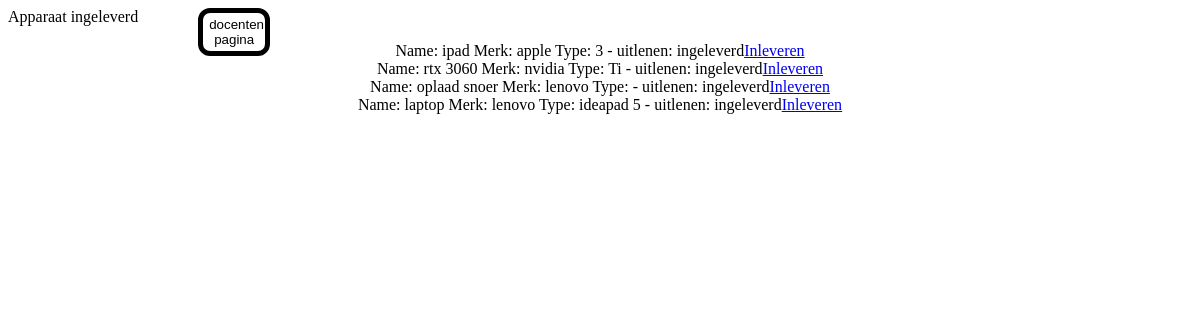
/retour.php, run on the app's committed database.
### tables this page shows
CREATE TABLE `apparaten` (
  `id` int(100) NOT NULL,
  `naam` text NOT NULL,
  `merk` text NOT NULL,
  `type` text NOT NULL,
  `uitgeleend` text NOT NULL,
  `categorieën` text NOT NULL
);

### retour.php (the view, shortened to what this page needs)
<?php
include("database.php");
$sql = "SELECT id, naam, merk, type, uitgeleend FROM apparaten";
$result = $con->query($sql);
?>
<!DOCTYPE html>
<html lang="nl">
<head>
</head>
  <body>
  <a href="Docenten_pagina.php"><button type="submit" class="knopje3">docenten pagina</button></a>
    <br>
    <div class="devices">
        <?php
        if ($result->num_rows > 0) {
        while($row = $result->fetch_assoc()) { ?>
          <div><a><?= "Name: ".$row["naam"]." Merk: ".$row["merk"]." Type: ".$row["type"]. " - uitlenen: " . $row["uitgeleend"] ;?><a href="?uitlenen=<?= $row['id']?>">Inleveren</a></a></div>
        <?php }}else{?>Geen items gevonden<?php }?>
      </div>
  </body>
</html>

### retour.php (style rules this page uses)
.devices { text-align: center; }
.knopje3 { position:absolute; height: 6vh; width: 6vw; background-color: #fff; color: #000; border:5px solid black; border-radius: 1vw; text-decoration: none; text-align: center; margin-left:5%; }

### data on the page
apparaten: naam "ipad", merk "apple", type "3", uitgeleend "ingeleverd"
apparaten: naam "rtx 3060", merk "nvidia", type "Ti", uitgeleend "ingeleverd"
apparaten: naam "oplaad snoer", merk "lenovo", uitgeleend "ingeleverd"
apparaten: naam "laptop", merk "lenovo", type "ideapad 5", uitgeleend "ingeleverd"
